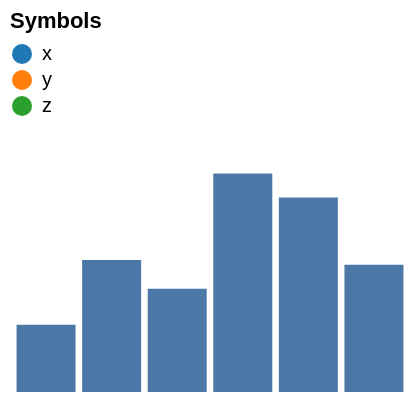

Here is the Vega-Lite specification saved for this chart:
### Vega specification from a JSON file in a GitHub repository (floating-point values rounded to 4 significant figures)
{"width": 200, "height": 120, "padding": 5, "data": [{"name": "t", "values": [{"a": "Alpha", "b": 28, "c": "x", "d": 1}, {"a": "Bravo", "b": 55, "c": "y", "d": 2}, {"a": "Charlie", "b": 43, "c": "x", "d": 3}, {"a": "Delta", "b": 91, "c": "z", "d": 4}, {"a": "Echo", "b": 81, "c": "y", "d": 5}, {"a": "Foxtrot", "b": 53, "c": "z", "d": 6}]}], "scales": [{"name": "x", "type": "band", "domain": {"data": "t", "field": "a"}, "range": "width", "padding": 0.1}, {"name": "y", "type": "linear", "domain": {"data": "t", "field": "b"}, "range": "height", "nice": true}, {"name": "color", "type": "ordinal", "domain": {"data": "t", "field": "c"}, "range": {"scheme": "category10"}}, {"name": "ramp", "type": "linear", "domain": {"data": "t", "field": "d"}, "range": {"scheme": "blues"}}, {"name": "size", "type": "linear", "domain": {"data": "t", "field": "b"}, "range": [10, 200]}, {"name": "shape", "type": "ordinal", "domain": {"data": "t", "field": "c"}, "range": "symbol"}, {"name": "quant", "type": "quantize", "domain": [0, 100], "range": {"scheme": "greens", "count": 4}}], "marks": [{"type": "rect", "from": {"data": "t"}, "encode": {"enter": {"x": {"scale": "x", "field": "a"}, "width": {"scale": "x", "band": 1}, "y": {"scale": "y", "field": "b"}, "y2": {"scale": "y", "value": 0}}}}], "legends": [{"fill": "color", "title": "Symbols", "orient": "top"}]}
